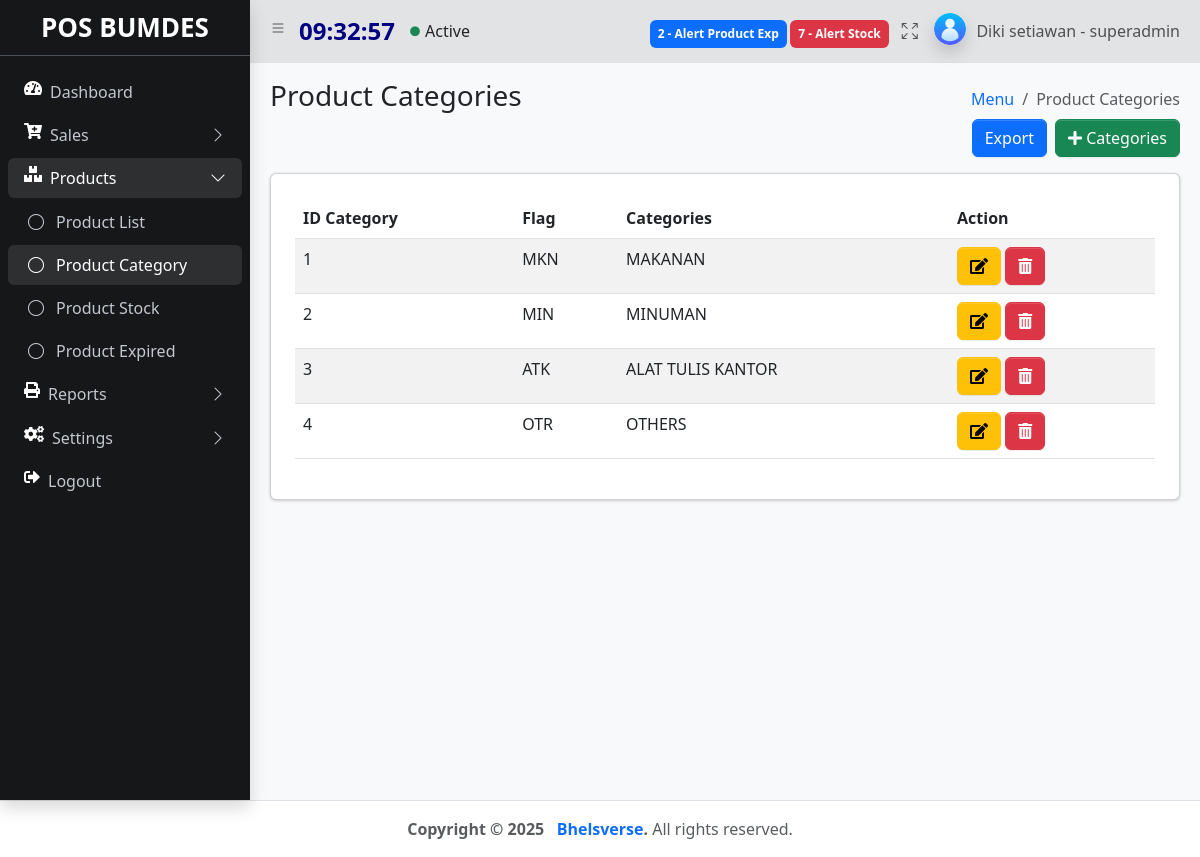
The app's page /index.php?&module=productCategory&action=list (signed in) with its own data.
### tables this page shows
CREATE TABLE `kategori` (
  `id_kategori` int(11) NOT NULL,
  `flag` text NOT NULL,
  `name` varchar(50) NOT NULL,
  `create_at` timestamp NOT NULL DEFAULT current_timestamp(),
  `update_at` timestamp NOT NULL DEFAULT current_timestamp()
);

### module/productCategory/list.php (the view, shortened to what this page needs)
<?php
  $id_kategori = isset($_GET['id_kategori']) ? $_GET['id_kategori'] : false;
  mysqli_query($koneksi, "DELETE FROM kategori WHERE id_kategori='$id_kategori'");
  ?>
   <main class="app-main">
        <div class="app-content-header">
          <div class="container-fluid">
            <div class="row">
              <div class="col-sm-6"><h3 class="mb-0">Product Categories</h3></div>
              <div class="col-sm-6">
                <ol class="breadcrumb float-sm-end">
                  <li class="breadcrumb-item"><a href="#">Menu</a></li>
                  <li class="breadcrumb-item active" aria-current="page">Product Categories</li>
                </ol>
              </div>
            </div>
            <div class="row">
            <div class="d-grid gap-2 d-md-flex justify-content-md-end">
            <a href="<?php echo BASE_URL . "module/productCategory/export.php"; ?>" class="btn btn-primary">Export</a>
            <button type="button" class="btn btn-success" data-bs-toggle="modal" data-bs-target="#modalCategoryProduct">
            <i class="fas fa-plus" style="color: #ffffff;"></i> Categories
            </button>
              </div>
              </div>
              <div class="col mt-2">
                <div class="card mt-3 p-4">
              <table id="example" class="table table-striped">
                    <thead>
                      <tr>
                        <th scope="col">ID Category</th>
                        <th scope="col">Flag</th>
                        <th scope="col">Categories</th>
                        <th scope="col">Action</th>
                      </tr>
                    </thead>
                    <tbody>
                <?php
                $query = "SELECT * FROM kategori";
                $result = mysqli_query($koneksi, $query);
                if($result->num_rows > 0){
                while ($item = mysqli_fetch_assoc($result)) {
                  echo "
                      <tr>
                        <td>$item[id_kategori]</td>
                        <td>$item[flag]</td>
                        <td>$item[name]</td>
                        <td> <a href='" . BASE_URL . "index.php?&module=productCategory&action=form&id_kategori=$item[id_kategori]' type='button' class='btn btn-warning' ><i class='fas fa-edit'></i></a>
                        <a href='" . BASE_URL . "index.php?&module=productCategory&action=list&id_kategori=$item[id_kategori]&notifdelete=success' class='btn btn-danger'><i class='fas fa-trash-alt'></i></a></td>
                      </tr>";
                    };
                   }else{
                    echo '<div class="alert alert-danger alert-dismissible fade show" role="alert">
                    <strong>Data belum ada!</strong> Silahkan inputkan data terlebih dahulu.
                    <button type="button" class="btn-close" data-bs-dismiss="alert" aria-label="Close"></button>
                  </div>';
                   } ?>
                    </tbody>
                  </table>
                </div>
              </div>
            </div>
          </div>
        </div>

### records on screen
kategori: id_kategori "1", flag "MKN", name "MAKANAN"
kategori: id_kategori "2", flag "MIN", name "MINUMAN"
kategori: id_kategori "3", flag "ATK", name "ALAT TULIS KANTOR"
kategori: id_kategori "4", flag "OTR", name "OTHERS"

### other values on screen
$notifalertexp "2"
$notifalert "7"
$nama "Diki setiawan"
$role "superadmin"
